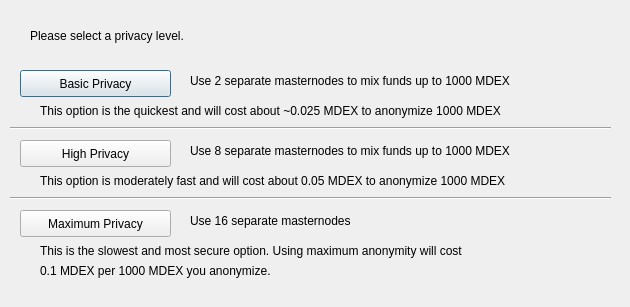
<?xml version="1.0" encoding="UTF-8"?>
<ui version="4.0">
 <class>DarksendConfig</class>
 <widget class="QDialog" name="DarksendConfig">
  <property name="geometry">
   <rect>
    <x>0</x>
    <y>0</y>
    <width>630</width>
    <height>307</height>
   </rect>
  </property>
  <property name="windowTitle">
   <string>Configure PrivateSend</string>
  </property>
  <widget class="QPushButton" name="buttonBasic">
   <property name="geometry">
    <rect>
     <x>20</x>
     <y>70</y>
     <width>151</width>
     <height>27</height>
    </rect>
   </property>
   <property name="text">
    <string>Basic Privacy</string>
   </property>
  </widget>
  <widget class="QPushButton" name="buttonHigh">
   <property name="geometry">
    <rect>
     <x>20</x>
     <y>140</y>
     <width>151</width>
     <height>27</height>
    </rect>
   </property>
   <property name="text">
    <string>High Privacy</string>
   </property>
  </widget>
  <widget class="QPushButton" name="buttonMax">
   <property name="geometry">
    <rect>
     <x>20</x>
     <y>210</y>
     <width>151</width>
     <height>27</height>
    </rect>
   </property>
   <property name="text">
    <string>Maximum Privacy</string>
   </property>
  </widget>
  <widget class="QLabel" name="label">
   <property name="geometry">
    <rect>
     <x>30</x>
     <y>20</y>
     <width>571</width>
     <height>31</height>
    </rect>
   </property>
   <property name="text">
    <string>Please select a privacy level.</string>
   </property>
  </widget>
  <widget class="QLabel" name="label_2">
   <property name="geometry">
    <rect>
     <x>190</x>
     <y>70</y>
     <width>421</width>
     <height>21</height>
    </rect>
   </property>
   <property name="text">
    <string>Use 2 separate masternodes to mix funds up to 1000 MDEX</string>
   </property>
  </widget>
  <widget class="QLabel" name="label_3">
   <property name="geometry">
    <rect>
     <x>190</x>
     <y>140</y>
     <width>411</width>
     <height>21</height>
    </rect>
   </property>
   <property name="text">
    <string>Use 8 separate masternodes to mix funds up to 1000 MDEX</string>
   </property>
  </widget>
  <widget class="QLabel" name="label_4">
   <property name="geometry">
    <rect>
     <x>190</x>
     <y>210</y>
     <width>421</width>
     <height>21</height>
    </rect>
   </property>
   <property name="text">
    <string>Use 16 separate masternodes</string>
   </property>
  </widget>
  <widget class="QLabel" name="label_6">
   <property name="geometry">
    <rect>
     <x>40</x>
     <y>100</y>
     <width>561</width>
     <height>21</height>
    </rect>
   </property>
   <property name="text">
    <string>This option is the quickest and will cost about ~0.025 MDEX to anonymize 1000 MDEX</string>
   </property>
  </widget>
  <widget class="QLabel" name="label_7">
   <property name="geometry">
    <rect>
     <x>40</x>
     <y>170</y>
     <width>561</width>
     <height>21</height>
    </rect>
   </property>
   <property name="text">
    <string>This option is moderately fast and will cost about 0.05 MDEX to anonymize 1000 MDEX</string>
   </property>
  </widget>
  <widget class="QLabel" name="label_8">
   <property name="geometry">
    <rect>
     <x>40</x>
     <y>240</y>
     <width>561</width>
     <height>21</height>
    </rect>
   </property>
   <property name="text">
    <string>This is the slowest and most secure option. Using maximum anonymity will cost</string>
   </property>
  </widget>
  <widget class="QLabel" name="label_9">
   <property name="geometry">
    <rect>
     <x>40</x>
     <y>260</y>
     <width>561</width>
     <height>21</height>
    </rect>
   </property>
   <property name="text">
    <string>0.1 MDEX per 1000 MDEX you anonymize.</string>
   </property>
  </widget>
  <widget class="Line" name="line">
   <property name="geometry">
    <rect>
     <x>10</x>
     <y>120</y>
     <width>601</width>
     <height>16</height>
    </rect>
   </property>
   <property name="orientation">
    <enum>Qt::Horizontal</enum>
   </property>
  </widget>
  <widget class="Line" name="line_2">
   <property name="geometry">
    <rect>
     <x>10</x>
     <y>190</y>
     <width>601</width>
     <height>16</height>
    </rect>
   </property>
   <property name="orientation">
    <enum>Qt::Horizontal</enum>
   </property>
  </widget>
 </widget>
 <resources/>
 <connections/>
</ui>
